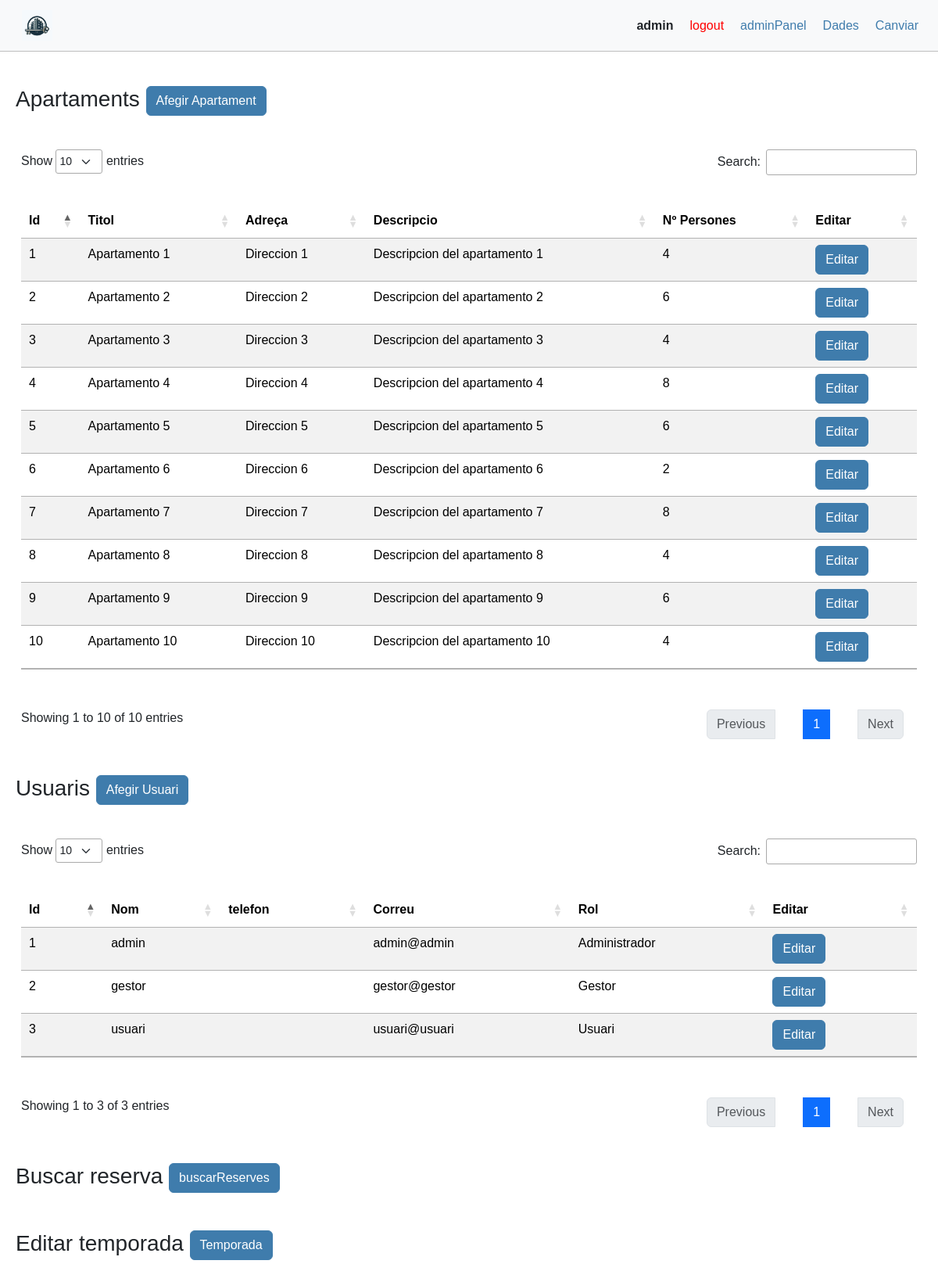
Screenshot of /mvc/public/index.php?r=adminpanel (signed in) with the database file from the repository.
### tables this page shows
CREATE TABLE Imatges (
    Id INT AUTO_INCREMENT PRIMARY KEY,
    Enlace VARCHAR(255),
    IdApartament INT,
    FOREIGN KEY (IdApartament) REFERENCES Apartament(Id)
);

CREATE TABLE Apartament (
    Id INT AUTO_INCREMENT PRIMARY KEY,
    Titol VARCHAR(255),
    Adreca VARCHAR(255),
    Longitud DECIMAL(10, 8),
    Latitud DECIMAL(10, 8),
    Descripcio TEXT,
    MetresQuadrats INT,
    NumHabitacions INT,
    PreuDiaTemporadaBaixa DECIMAL(10, 2),
    PreuDiaTemporadaAlta DECIMAL(10, 2),
    numPersones INT
);

CREATE TABLE Usuari (
    Id INT AUTO_INCREMENT PRIMARY KEY,
    Nom VARCHAR(255),
    Cognoms VARCHAR(255),
    Telefon VARCHAR(15),
    CorreuElectronic VARCHAR(255),
    Contrasenya VARCHAR(255),
    NumTargetaCredit VARCHAR(16),
    Rol ENUM('Usuari', 'Gestor', 'Administrador') DEFAULT 'Usuari'
);

### mvc/public/index.php (called while the page is built, shortened)
<?php
include "../src/controllers/adminPanelCtrl.php";
include "../src/middleware/middleAdmin.php";
include "../src/Emeset/Container.php";
include "../src/Emeset/Response.php";
$request = new \Emeset\Request();
$response = new \Emeset\Response();
$container = new \Emeset\Container($config);
$r = '';
if (isset($_REQUEST["r"])) {
    $r = $_REQUEST["r"];
}
if ($r == "login") {
    ctrlLogin($request, $response, $container);
} elseif ($r == "registre") {
    ctrlRegistre($request, $response, $container);
} elseif ($r == "apartament") {
    isLogged($request, $response, $container, "ctrlApartament");
} elseif ($r == "logout") {
    ctrlLogout($request, $response, $container);
} elseif ($r == "adminpanel") {
    isGestorAdmin($request, $response, $container, "ctrlAdminPanel");
} elseif ($r == "userpage") {
    isLogged($request, $response, $container, "ctrlUserpage");
} elseif ($r == "registreadmin") {
    isAdmin($request, $response, $container, "ctrlRegistreAdmin");
} elseif ($r == "registregestor") {
    isGestor($request, $response, $container, "ctrlRegistreGestor");
} elseif ($r == "uploadapartament") {
    isGestorAdmin($request, $response, $container, "ctrlUploadApartament");
} elseif ($r == "apartament_ajax") {
    ctrlApartamentAjax($request, $response, $container);
} elseif ($r == "reserva") {
    isLogged($request, $response, $container, "ctrlReserva");
} elseif ($r == "temporada") {
    isGestorAdmin($request, $response, $container, "ctrlTemporada");
} elseif ($r == "buscarreserva") {
    isGestorAdmin($request, $response, $container, "ctrlBuscarReserva");
} else {
    getUserData($request, $response, $container, "ctrlIndex");
}
$response->response();

### mvc/src/models/Users.php (called while the page is built, shortened)
<?php
class Users
{
    public $sql;
    public function __construct($sql)
    {
        $this->sql = $sql;
    }
    public function getById($id)
    {
        $stm = $this->sql->prepare('select * from usuari where id=:id;');
        $stm->execute([':id' => $id]);
        $result = $stm->fetch(\PDO::FETCH_ASSOC);
        if (is_array($result)) {
            return $result;
        } else {
            return false;
        }
    }
    public function getAllUsers()
    {
        $users = array();
        $query = "select * from usuari;";
        foreach ($this->sql->query($query, \PDO::FETCH_ASSOC) as $user) {
            $users[] = $user;
        }
        return $users;
    }
}

### mvc/src/middleware/middleAdmin.php (called while the page is built, shortened)
<?php
function isGestorAdmin($request, $response, $container, $next)
{
    if (isset($_SESSION['user'])) {
        $user = $_SESSION['user'];
        if ($user['Rol'] === 'Gestor' || $user['Rol'] === 'Administrador') {
            $response = getUserData($request, $response, $container, $next);
            $gestorUser = true;
            $response->set("gestorUser", $gestorUser);
        } else {
            $response->redirect("location: index.php?");
        }
    }
    return $response;
}
function getUserData($request, $response, $container, $next)
{
    if (isset($_SESSION['user'])) {
        $userId = $_SESSION['user']['Id'];
        $usersModel = $container->users();
        $userDb = $usersModel->getById($userId);
        $loginName = $userDb['Nom'];
        $loginValid = true;
        $response->set("loginValid", $loginValid);
        $response->set("loginName", $loginName);
    }
    $response = $next($request, $response, $container);
    return $response;
}

### mvc/src/Emeset/Container.php (called while the page is built, shortened)
<?php
class Container
{
    public $config = [];
    public $sql;
    public function __construct($config)
    {
        $this->config = $config;
        $this->sql = $this->db()->getConnection();
    }
    public function db()
    {
        return new \Daw\Db(
            $this->config["db"]["user"],
            $this->config["db"]["pass"],
            $this->config["db"]["db"],
            $this->config["db"]["host"]
        );
    }
    public function users()
    {
        return new \Daw\Users($this->sql);
    }
    public function apartaments()
    {
        return new \Daw\apartaments($this->sql);
    }
}

### mvc/src/models/Db.php (called while the page is built, shortened)
<?php
class Db
{
    public $sql;
    public function __construct($user, $pass, $db, $host)
    {
        $dsn = "mysql:dbname={$db};host={$host}";
        try {
            $this->sql = new \PDO($dsn, $user, $pass);
        } catch (\PDOException $e) {
            echo 'hola';
            print_r($e);
            die('Ha fallat la connexió: ' . $e->getMessage());
        }
    }
    public function getConnection()
    {
        return $this->sql;
    }
}

### mvc/src/models/apartaments.php (called while the page is built, shortened)
<?php
class apartaments
{
    private $pdo;
    public function __construct($pdo)
    {
        $this->pdo = $pdo;
    }
    public function getAllApartaments()
    {
        $stm = $this->pdo->prepare("SELECT Apartament.*, Imatges.Enlace
        FROM Apartament
        JOIN Imatges ON Imatges.IdApartament = Apartament.Id
        ");
        $stm->execute();
        $tasks = array();
        while ($task = $stm->fetch(\PDO::FETCH_ASSOC)) {
            $tasks[] = $task;
        }
        return $tasks;
    }
}

### mvc/src/controllers/adminPanelCtrl.php (called while the page is built)
<?php
function ctrlAdminPanel($request, $response, $container)
{
    $response->setTemplate("adminPanelView.php");
    $usersModel = $container->users();
    $users = $usersModel->getAllUsers();
    $apartamentsModel = $container->apartaments();
    $apartaments = $apartamentsModel->getAllApartaments();
    $response->set("users", $users);
    $response->set("apartaments", $apartaments);
    return $response;
}

### mvc/src/views/adminPanelView.php (the view, shortened to what this page needs)
<!DOCTYPE html>
<html lang="en">
<head>
    <link href="https://cdn.jsdelivr.net/npm/bootstrap@5.3.2/dist/css/bootstrap.min.css" rel="stylesheet" />
    <link href='src/CSS/index.css' rel='stylesheet' />
    <link rel="stylesheet" href="https://cdn.datatables.net/1.13.7/css/jquery.dataTables.css" />
    <link href="https://cdnjs.cloudflare.com/ajax/libs/twitter-bootstrap/5.3.0/css/bootstrap.min.css" rel="stylesheet">
    <link href="https://cdn.datatables.net/1.13.7/css/dataTables.bootstrap5.min.css" rel="stylesheet">
</head>
<body>
    <div id="content">
        <div id="nav">
            <?php
            include 'head.php';
            ?>
        <h3>Apartaments
        <a class="btn btn-primary" href="index.php?r=uploadapartament">Afegir Apartament</a>
        </h3>
        <table id="example" class="table table-striped" style="width:100%">
            <thead>
                <tr>
                    <th>Id</th>
                    <th>Titol</th>
                    <th>Adreça</th>
                    <th>Descripcio</th>
                    <th>Nº Persones</th>
                    <th>Editar</th>
                </tr>
            </thead>
            <tbody>
            <?php foreach ($apartaments as $apartament): ?>
                    <tr>
                        <td>
                            <?php echo $apartament["Id"]; ?>
                        </td>
                        <td>
                            <?php echo $apartament["Titol"]; ?>
                        </td>
                        <td>
                            <?php echo $apartament["Adreca"]; ?>
                        </td>
                        <td>
                            <?php echo $apartament["Descripcio"]; ?>
                        </td>
                        <td>
                            <?php echo $apartament["numPersones"]; ?>
                        </td>
                        <td>
                            <a class="btn btn-primary" href="index.php?r=apartament&idApartament=<?php echo $apartament["Id"]; ?>">Editar</a>
                        </td>
                    </tr>
                <?php endforeach; ?>
            </tbody>
        </table>
        <h3>Usuaris
        <?php if ($_SESSION['user']['Rol'] === 'Administrador'): ?>
        <a class="btn btn-primary" href="index.php?r=registreadmin">Afegir Usuari</a>
        <?php endif; ?>
        </h3>
        <table id="example2" class="table table-striped" style="width:100%">
            <thead>
                <tr>
                    <th>Id</th>
                    <th>Nom</th>
                    <th>telefon</th>
                    <th>Correu</th>
                    <th>Rol</th>
                    <th>Editar</th>
                </tr>
            </thead>
            <tbody>
            <?php foreach ($users as $user): ?>
                <tr>
                    <td>
                        <?php echo $user["Id"]; ?>
                    </td>
                    <td>
                            <?php echo $user["Nom"]; ?>
                    </td>
                    <td>
                    </td>
                    <td>
                        <?php echo $user["CorreuElectronic"]; ?>
                    </td>
                    <td>
                        <?php echo $user["Rol"]; ?>
                    </td>
                    <td>
                        <a class="btn btn-primary" href="index.php?r=userpage&Id=<?php echo $user["Id"]; ?>">Editar</a>
                    </td>
                </tr>
            <?php endforeach; ?>
            </tbody>
        </table>
        <h3>Buscar reserva
            <a class="btn btn-primary" href="index.php?r=buscarreserva">buscarReserves</a>
        </h3>
        <h3>Editar temporada
            <a class="btn btn-primary" href="index.php?r=temporada">Temporada</a>
        </h3>
</body>
</html>

### mvc/src/Emeset/Response.php (shortened to what this page needs)
<?php
class Response
{
    public $values = [];
    public $header = false;
    public $path;
    public $template;
    public $redirect = false;
    public $json = false;
    public function __construct($path = "../src/views/")
    {
        $this->path = $path;
    }
    public function set($id, $value)
    {
        $this->values[$id] = $value;
    }
    public function setTemplate($p)
    {
        $this->template = $p;
    }
    public function response()
    {
        if ($this->redirect) {
            header($this->header);
        } elseif ($this->json) {
            echo json_encode($this->values);
        } else {
            extract($this->values);
            include $this->path . $this->template;
        }
    }
}

### mvc/src/views/head.php (shortened to what this page needs)
<!DOCTYPE html>
<html lang="en">
<head>
  <link href="https://cdn.jsdelivr.net/npm/bootstrap@5.3.2/dist/css/bootstrap.min.css" rel="stylesheet" />
  <link href='src/CSS/index.css' rel='stylesheet' />
</head>
<body>
  <nav class="navbar navbar-expand-lg bg-body-tertiary">
    <div class="container-fluid">
      <a class="navbar-brand a-logo" href="index.php?r=''"><img class="logo" src="img/logo.jpeg"></a>
      <div class="collapse navbar-collapse" id="navbarNavAltMarkup">
      <div class="navbar-nav">
      <form class="d-flex" role="search">
        <?php if (isset($loginValid) && $loginValid): ?>
          <div class="d-flex">
            <b class="Nomusuari">
              <?php echo $loginName; ?>
            </b>
          </div>
          <a class="btn btn btn-link nav-link active btn-logout" aria-current="page" href="index.php?r=logout">logout</a>
          <?php if ($_SESSION['user']['Rol'] === 'Administrador'): ?>
            <a class="btn btn btn-link nav-link" href="index.php?r=adminpanel">adminPanel</a>
            <a class="btn btn btn-link nav-link" href="index.php?r=userpage">Dades</a>
          <?php endif; ?>
        <?php else: ?>
          <a class="btn btn btn-link nav-link" href="index.php?r=login">Login</a>
          <a class="btn btn btn-link nav-link" href="index.php?r=registre">Registre</a>
        <?php endif; ?>
        <a onclick="agregarClaseDark()" class="btn btn btn-link nav-link">Canviar</a>
      </form>
      </div>
        </div>
    </div>
  </nav>
  <hr class="hr" />
  </div>
</html>

### mvc/public/src/CSS/index.css (style rules this page uses)
* { font-family: "Gabarito", sans-serif; }
#content { margin-top: 90px; }
#nav { position: fixed; top: 0; left: 0; right: 0; background-color: #ffffff; z-index: 1000; transition: top 0.3s; }
.logo { max-width: 5%; padding: 0; margin-left: 2%; }
.Nomusuari { margin-top: auto; margin-bottom: auto; padding-right: 13px; }
.btn-primary { background-color: #3F7CAC !important; border-color: #3F7CAC !important; }
.btn-link { border: none; text-decoration: none; background-color: transparent; color: #3F7CAC; }
.btn-logout { color: red !important; }
.hr { margin: 0; background-color: black; border: none; height: 1px; }
.btn { margin-right: 5px; }
img { max-width: 100%; }
h3 { padding: 20px; }

### rows the page displays
imatges: IdApartament.Id "1", IdApartament.Titol "Apartamento 1", IdApartament.Adreca "Direccion 1", IdApartament.Descripcio "Descripcion del apartamento 1", IdApartament.numPersones "4"
imatges: IdApartament.Id "2", IdApartament.Titol "Apartamento 2", IdApartament.Adreca "Direccion 2", IdApartament.Descripcio "Descripcion del apartamento 2", IdApartament.numPersones "6"
imatges: IdApartament.Id "3", IdApartament.Titol "Apartamento 3", IdApartament.Adreca "Direccion 3", IdApartament.Descripcio "Descripcion del apartamento 3", IdApartament.numPersones "4"
imatges: IdApartament.Id "4", IdApartament.Titol "Apartamento 4", IdApartament.Adreca "Direccion 4", IdApartament.Descripcio "Descripcion del apartamento 4", IdApartament.numPersones "8"
imatges: IdApartament.Id "5", IdApartament.Titol "Apartamento 5", IdApartament.Adreca "Direccion 5", IdApartament.Descripcio "Descripcion del apartamento 5", IdApartament.numPersones "6"
imatges: IdApartament.Id "6", IdApartament.Titol "Apartamento 6", IdApartament.Adreca "Direccion 6", IdApartament.Descripcio "Descripcion del apartamento 6", IdApartament.numPersones "2"
imatges: IdApartament.Id "7", IdApartament.Titol "Apartamento 7", IdApartament.Adreca "Direccion 7", IdApartament.Descripcio "Descripcion del apartamento 7", IdApartament.numPersones "8"
imatges: IdApartament.Id "8", IdApartament.Titol "Apartamento 8", IdApartament.Adreca "Direccion 8", IdApartament.Descripcio "Descripcion del apartamento 8", IdApartament.numPersones "4"
imatges: IdApartament.Id "9", IdApartament.Titol "Apartamento 9", IdApartament.Adreca "Direccion 9", IdApartament.Descripcio "Descripcion del apartamento 9", IdApartament.numPersones "6"
imatges: IdApartament.Id "10", IdApartament.Titol "Apartamento 10", IdApartament.Adreca "Direccion 10", IdApartament.Descripcio "Descripcion del apartamento 10", IdApartament.numPersones "4"
usuari: Id "1", Nom "admin", CorreuElectronic "admin@admin", Rol "Administrador"
usuari: Id "2", Nom "gestor", CorreuElectronic "gestor@gestor", Rol "Gestor"
usuari: Id "3", Nom "usuari", CorreuElectronic "usuari@usuari", Rol "Usuari"

### other values shown
$loginName "admin"
